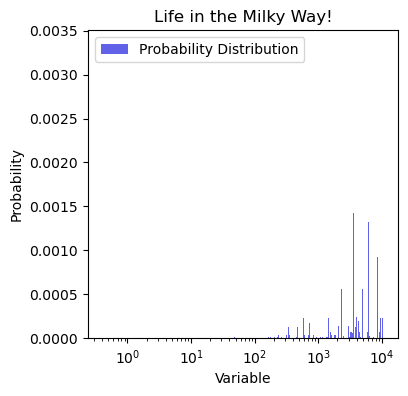

Here is the Python script that generated this plot:
# import drv class
from drv import DRV


def main():
    # definition of distributions
    R = DRV(type='uniform', min=1.5, max=3, bins=5)
    f = DRV({0.94: 1.0})
    n = DRV(type='normal', mean=3, std=1, bins=5)
    f_1 = DRV(type='normal', mean=1, std=0.2, bins=5)
    f_i = DRV(type='normal', mean=0.5, std=0.1, bins=5)
    f_c = DRV(type='normal', mean=2, std=0.5, bins=5)
    L = DRV({100: 0.3, 500: 0.4, 1000: 0.2, 10000: 0.1})

    # Drake equation
    N = R * f * n * f_1 * f_i * f_c * L

    # plot distribution
    N.plot(xscale='log',
           title='Life in the Milky Way!',
           show_cumulative = True,
           savefig='drake_v2.png')

    # output estimated number of civilizations
    print(f"The estimated number of actively communicating extraterrestrial civilizations in the Milky Way is {N.E()}.")


main()